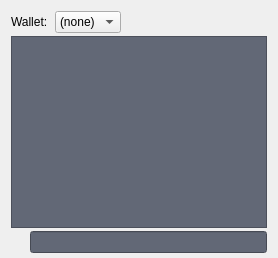
     <widget class="QWidget" name="tab_console">
      <attribute name="title">
       <string>&amp;Console</string>
      </attribute>
      <layout class="QVBoxLayout" name="verticalLayout_3">
       <property name="spacing">
        <number>3</number>
       </property>
       <property name="bottomMargin">
        <number>5</number>
       </property>
       <item>
        <layout class="QHBoxLayout" name="horizontalLayout">
         <property name="spacing">
          <number>4</number>
         </property>
         <item>
          <widget class="QLabel" name="WalletSelectorLabel">
           <property name="text">
            <string>Wallet: </string>
           </property>
          </widget>
         </item>
         <item>
          <widget class="QComboBox" name="WalletSelector">
           <item>
            <property name="text">
             <string>(none)</string>
            </property>
           </item>
          </widget>
         </item>
         <item>
          <spacer name="horizontalSpacer">
           <property name="orientation">
            <enum>Qt::Horizontal</enum>
           </property>
           <property name="sizeHint" stdset="0">
            <size>
             <width>40</width>
             <height>20</height>
            </size>
           </property>
          </spacer>
         </item>
         <item>
          <widget class="QPushButton" name="fontSmallerButton">
           <property name="maximumSize">
            <size>
             <width>24</width>
             <height>24</height>
            </size>
           </property>
           <property name="toolTip">
            <string>Decrease font size</string>
           </property>
           <property name="text">
            <string/>
           </property>
           <property name="icon">
            <iconset resource="../bitcoin.qrc">
             <normaloff>:/icons/fontsmaller</normaloff>:/icons/fontsmaller</iconset>
           </property>
           <property name="iconSize">
            <size>
             <width>24</width>
             <height>16</height>
            </size>
           </property>
           <property name="autoDefault">
            <bool>false</bool>
           </property>
           <property name="flat">
            <bool>true</bool>
           </property>
          </widget>
         </item>
         <item>
          <widget class="QPushButton" name="fontBiggerButton">
           <property name="maximumSize">
            <size>
             <width>24</width>
             <height>24</height>
            </size>
           </property>
           <property name="toolTip">
            <string>Increase font size</string>
           </property>
           <property name="text">
            <string/>
           </property>
           <property name="icon">
            <iconset resource="../bitcoin.qrc">
             <normaloff>:/icons/fontbigger</normaloff>:/icons/fontbigger</iconset>
           </property>
           <property name="iconSize">
            <size>
             <width>24</width>
             <height>16</height>
            </size>
           </property>
           <property name="autoDefault">
            <bool>false</bool>
           </property>
           <property name="flat">
            <bool>true</bool>
           </property>
          </widget>
         </item>
         <item>
          <widget class="QPushButton" name="clearButton">
           <property name="maximumSize">
            <size>
             <width>24</width>
             <height>24</height>
            </size>
           </property>
           <property name="toolTip">
            <string>Clear console</string>
           </property>
           <property name="layoutDirection">
            <enum>Qt::LeftToRight</enum>
           </property>
           <property name="text">
            <string/>
           </property>
           <property name="icon">
            <iconset resource="../bitcoin.qrc">
             <normaloff>:/icons/remove</normaloff>:/icons/remove</iconset>
           </property>
           <property name="shortcut">
            <string notr="true">Ctrl+L</string>
           </property>
           <property name="autoDefault">
            <bool>false</bool>
           </property>
           <property name="flat">
            <bool>true</bool>
           </property>
          </widget>
         </item>
        </layout>
       </item>
       <item>
        <widget class="QTextEdit" name="messagesWidget">
         <property name="minimumSize">
          <size>
           <width>0</width>
           <height>100</height>
          </size>
         </property>
         <property name="styleSheet">
          <string notr="true">background-color:rgb(98, 104, 118);
color:rgb(211, 215, 207);
font: 75 12pt &quot;Uroob&quot;;</string>
         </property>
         <property name="readOnly">
          <bool>true</bool>
         </property>
         <property name="tabKeyNavigation" stdset="0">
          <bool>false</bool>
         </property>
         <property name="columnCount" stdset="0">
          <number>2</number>
         </property>
        </widget>
       </item>
       <item>
        <layout class="QHBoxLayout" name="horizontalLayoutPrompt">
         <property name="spacing">
          <number>3</number>
         </property>
         <item>
          <widget class="QPushButton" name="promptIcon">
           <property name="enabled">
            <bool>false</bool>
           </property>
           <property name="maximumSize">
            <size>
             <width>16</width>
             <height>24</height>
            </size>
           </property>
           <property name="text">
            <string/>
           </property>
           <property name="icon">
            <iconset resource="../bitcoin.qrc">
             <normaloff>:/icons/prompticon</normaloff>
             <disabledoff>:/icons/prompticon</disabledoff>:/icons/prompticon</iconset>
           </property>
           <property name="iconSize">
            <size>
             <width>14</width>
             <height>14</height>
            </size>
           </property>
           <property name="autoDefault">
            <bool>false</bool>
           </property>
           <property name="flat">
            <bool>true</bool>
           </property>
          </widget>
         </item>
         <item>
          <widget class="QLineEdit" name="lineEdit">
           <property name="styleSheet">
            <string notr="true">background-color:rgb(98, 104, 118);
color:rgb(211, 215, 207);
font: 75 12pt &quot;Uroob&quot;;</string>
           </property>
           <property name="placeholderText">
            <string/>
           </property>
          </widget>
         </item>
        </layout>
       </item>
      </layout>
     </widget>
